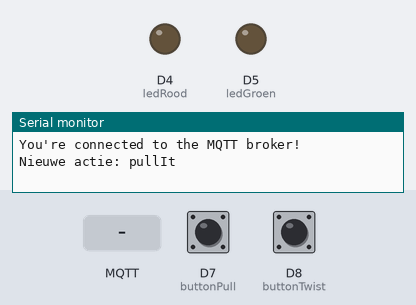
This sketch was run on a simulated Arduino MKR. Shown: output pins drawn as LEDs (lit = HIGH), the last lines printed to the serial monitor. The test bench sets the inputs (shaded band); at power-on: D7 (buttonPull) HIGH, D8 (buttonTwist) HIGH. WiFi joins after 1.5 s; servers stay silent unless stated; random numbers use the default seed unless the sketch sets one; no MQTT or app messages arrive unless stated.

Above: at 2.7 s.
2.8 s: MQTT message "speler1" arrives on the first subscribed topic
At 3.6 s:
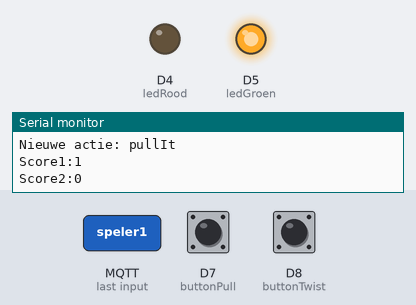
5.3 s: MQTT message "speler2" arrives on the first subscribed topic
At 5.7 s:
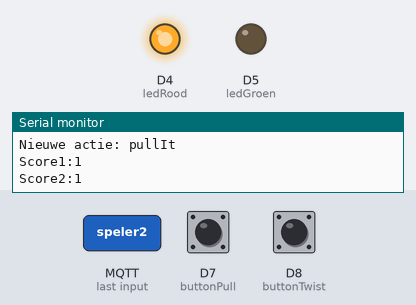
Timing chart, 0 to 8.3 s (numbered marks = the images above; inputs shaded):
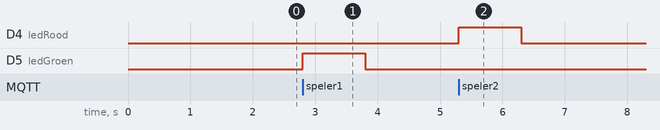

Measured:
- after the input at 2.8 s, D5 (ledGroen): LOW → HIGH at once, → LOW 1.0 s later
- after the input at 5.3 s, D4 (ledRood): LOW → HIGH at once, → LOW 1.0 s later

The sketch:

bopIt_master.ino
```cpp
// Linde Aerssens en Janne Swijsen


#include <ArduinoMqttClient.h>
#include <WiFiNINA.h>
#include "arduino_secrets.h"

///////please enter your sensitive data in the Secret tab/arduino_secrets.h
char ssid[] = SECRET_SSID;        // your network SSID (name)
char pass[] = SECRET_PASS;    // your network password (use for WPA, or use as key for WEP)

WiFiClient wifiClient;
MqttClient mqttClient(wifiClient);

//topics
const char broker[] = "broker.hivemq.com";
int        port     = 1883;
const char actie[]  = "real_unique_actie";
const char reactie[]  = "real_unique_reactie";
const char resultaatSpeler1[]  = "real_unique_resultaatSpeler1";
const char resultaatSpeler2[]  = "real_unique_resultaatSpeler2";
const char winnaar[]  = "real_unique_winnaar";

int score1 = 0;
int score2 = 0;
bool actieGestart = false;
bool actieBezig = false;
unsigned long startTijd;
String huidigeActie = "";

int buttonPush = 6;
int buttonPull = 7;
int buttonTwist = 8;
int ledGroen = 5;
int ledRood = 4;

void setup() {
  //Initialize serial and wait for port to open:
  Serial.begin(9600);
  while (!Serial) {
    ; // wait for serial port to connect. Needed for native USB port only
  }

  // attempt to connect to Wifi network:
  Serial.print("Attempting to connect to WPA SSID: ");
  Serial.println(ssid);
  while (WiFi.begin(ssid, pass) != WL_CONNECTED) {
    // failed, retry
    Serial.print(".");
    delay(5000);
  }

  Serial.println("You're connected to the network");
  Serial.println();

  Serial.print("Attempting to connect to the MQTT broker: ");
  Serial.println(broker);

  if (!mqttClient.connect(broker, port)) {
    Serial.print("MQTT connection failed! Error code = ");
    Serial.println(mqttClient.connectError());

    while (1);
  }

  Serial.println("You're connected to the MQTT broker!");
  Serial.println();

  // ontvangen
  mqttClient.onMessage(onMqttMessage);
  mqttClient.subscribe(reactie);
  // pinnen
  pinMode(buttonPush, INPUT_PULLUP);
  pinMode(buttonPull, INPUT_PULLUP);
  pinMode(buttonTwist, INPUT_PULLUP);
  pinMode(ledGroen, OUTPUT);
  pinMode(ledRood, OUTPUT);
}

void loop() {
  mqttClient.poll();

// actiekiezen of de input contreleren
  if (!actieGestart && !actieBezig) {

    kiesActie();
  } else {
    controleerInput("speler1");
  }
}
// random actie kiezen en doorsturen naar slave
void kiesActie() {
  int keuze = random(1, 4);
  if (keuze == 1) {
    huidigeActie = "bopIt";
  }
  else if (keuze == 2){
    huidigeActie = "pullIt";
  } else {
    huidigeActie = "twistIt";
  }

  mqttClient.beginMessage(actie);
  mqttClient.print(huidigeActie); // Moet dit huidigeAcite.c_str zijn??
  mqttClient.endMessage();
  Serial.print("Nieuwe actie: ");
  Serial.println(huidigeActie);
  actieGestart = true;
  startTijd = millis();
}
// input controleren en doorsturen
void controleerInput(String speler) {
  bool correct = false;
  if (huidigeActie == "bopIt" && digitalRead(buttonPush) == LOW) {
    correct = true;
  }
  else if (huidigeActie == "pullIt" && digitalRead(buttonPull) == LOW) {
    correct = true;
  }
  else if (huidigeActie == "twistIt" && digitalRead(buttonTwist) == LOW){
    correct = true;
  }

  if (correct) {
    mqttClient.beginMessage(reactie);
    mqttClient.print("speler1");
    mqttClient.endMessage();


  }else{

  }


}

void onMqttMessage(int messageSize) {
  String topic = mqttClient.messageTopic();
  String bericht = "";
  while (mqttClient.available()) {
    bericht += (char)mqttClient.read();
  }
  if (topic == reactie) {
    if (!actieGestart) return;

    actieGestart = false;
//aangeven wie het eerst op de knop heeft gedrukt
    if (bericht == "speler1") {
      score1++;
      Serial.print("Score1:");
      Serial.println(score1);
      Serial.print("Score2:");
      Serial.println(score2);
      mqttClient.beginMessage(resultaatSpeler1);
      mqttClient.print("goed");
      mqttClient.endMessage();
      mqttClient.beginMessage(resultaatSpeler2);
      mqttClient.print("fout");
      mqttClient.endMessage();
      digitalWrite(ledGroen, HIGH);
      delay(1000);
      digitalWrite(ledGroen, LOW);
    } else if (bericht == "speler2") {
      score2++;
      Serial.print("Score1:");
      Serial.println(score1);
      Serial.print("Score2:");
      Serial.println(score2);
      mqttClient.beginMessage(resultaatSpeler2);
      mqttClient.print("goed");
      mqttClient.endMessage();
      mqttClient.beginMessage(resultaatSpeler1);
      mqttClient.print("fout");
      mqttClient.endMessage();
      digitalWrite(ledRood, HIGH);
      delay(1000);
      digitalWrite(ledRood, LOW);
    }
//winnaar doorsturen en aangeven
    if (score1 >= 10) {
      score1 = 0;
      score2 =0;
      mqttClient.beginMessage(winnaar);
      mqttClient.print("speler1");
      mqttClient.endMessage();
      Serial.println("Jij wint!");
      for (int i = 0; i < 5; i++) {
        digitalWrite(ledGroen, HIGH); delay(200);
        digitalWrite(ledGroen, LOW); delay(200);
      }
    }
    else if (score2 >= 10) {
      score1=0;
      score2 =0;
      mqttClient.beginMessage(winnaar);
      mqttClient.print("speler2");
      mqttClient.endMessage();
    actieBezig = false;
    }
  }
}


//void callback(char* topic, byte* payload, unsigned int length) {
  //String bericht;
  //for (int i = 0; i < length; i++){
    //bericht += (char)payload[i];
  //}

  //if (topic == reactie) {
    //if (!actieGestart) return;

    //actieGestart = false;

    //if (bericht == "speler1") {
      //score1++;
      //Serial.print("Score1");
      //Serial.println(score1);
      //Serial.print("Score2:");
      //Serial.println(score2);
      //mqttClient.beginMessage(resultaatSpeler1);
      //mqttClient.print("goed");
      //mqttClient.endMessage();
      //mqttClient.beginMessage(resultaatSpeler2);
      //mqttClient.print("fout");
      //mqttClient.endMessage();
      //digitalWrite(ledGroen, HIGH);
      //delay(1000);
      //digitalWrite(ledGroen, LOW);
    //} else if (bericht == "speler2") {
      //score2++;
      //Serial.print("Score1:");
      //Serial.println(score1);
      //Serial.print("Score2:");
      //Serial.println(score2);
      //mqttClient.beginMessage(resultaatSpeler2);
      //mqttClient.print("goed");
      //mqttClient.endMessage();
      //mqttClient.beginMessage(resultaatSpeler1);
      //mqttClient.print("fout");
      //mqttClient.endMessage();
      //digitalWrite(ledRood, HIGH);
      //delay(1000);
      //digitalWrite(ledRood, LOW);
    //}

    //if (score1 >= 10) {
      //mqttClient.beginMessage(winnaar);
      //mqttClient.print("speler1");
      //mqttClient.endMessage();
      //Serial.println("🎉 Jij wint!");
      //for (int i = 0; i < 5; i++) {
        //digitalWrite(ledGroen, HIGH); delay(200);
        //digitalWrite(ledGroen, LOW); delay(200);
      //}
    //}
    //else if (score2 >= 10) {
      //mqttClient.beginMessage(winnaar);
      //mqttClient.print("speler2");
      //mqttClient.endMessage();
    //}
  //}
//}

//void reconnect() {
  //while (!client.connected()) {
    //if (client.connect("speler1")) {
      //client.subscribe("game/reactie");
    //} else {
      //delay(1000);
    //}
  //}
//}
```

arduino_secrets.h
```cpp
#define SECRET_SSID "OnePlus_EB2103_co_apsxop"
#define SECRET_PASS "ubzh1560"
```
